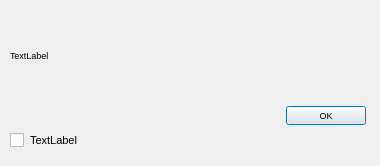
<?xml version="1.0" encoding="UTF-8"?>
<ui version="4.0">
 <class>CQDlgMessageAndCheckbox</class>
 <widget class="QDialog" name="CQDlgMessageAndCheckbox">
  <property name="geometry">
   <rect>
    <x>0</x>
    <y>0</y>
    <width>380</width>
    <height>166</height>
   </rect>
  </property>
  <property name="font">
   <font>
    <pointsize>7</pointsize>
   </font>
  </property>
  <property name="windowTitle">
   <string>Dialog</string>
  </property>
  <property name="locale">
   <locale language="English" country="UnitedStates"/>
  </property>
  <widget class="QLabel" name="qqText">
   <property name="geometry">
    <rect>
     <x>10</x>
     <y>10</y>
     <width>361</width>
     <height>91</height>
    </rect>
   </property>
   <property name="text">
    <string>TextLabel</string>
   </property>
   <property name="wordWrap">
    <bool>true</bool>
   </property>
  </widget>
  <widget class="QCheckBox" name="qqCheckbox">
   <property name="geometry">
    <rect>
     <x>10</x>
     <y>125</y>
     <width>21</width>
     <height>31</height>
    </rect>
   </property>
   <property name="focusPolicy">
    <enum>Qt::StrongFocus</enum>
   </property>
   <property name="text">
    <string/>
   </property>
  </widget>
  <widget class="QDialogButtonBox" name="qqOk">
   <property name="geometry">
    <rect>
     <x>15</x>
     <y>100</y>
     <width>351</width>
     <height>32</height>
    </rect>
   </property>
   <property name="standardButtons">
    <set>QDialogButtonBox::Ok</set>
   </property>
  </widget>
  <widget class="QLabel" name="qqCheckboxText">
   <property name="geometry">
    <rect>
     <x>30</x>
     <y>125</y>
     <width>341</width>
     <height>31</height>
    </rect>
   </property>
   <property name="font">
    <font>
     <pointsize>8</pointsize>
    </font>
   </property>
   <property name="text">
    <string>TextLabel</string>
   </property>
   <property name="wordWrap">
    <bool>true</bool>
   </property>
  </widget>
 </widget>
 <tabstops>
  <tabstop>qqOk</tabstop>
  <tabstop>qqCheckbox</tabstop>
 </tabstops>
 <resources/>
 <connections/>
</ui>
